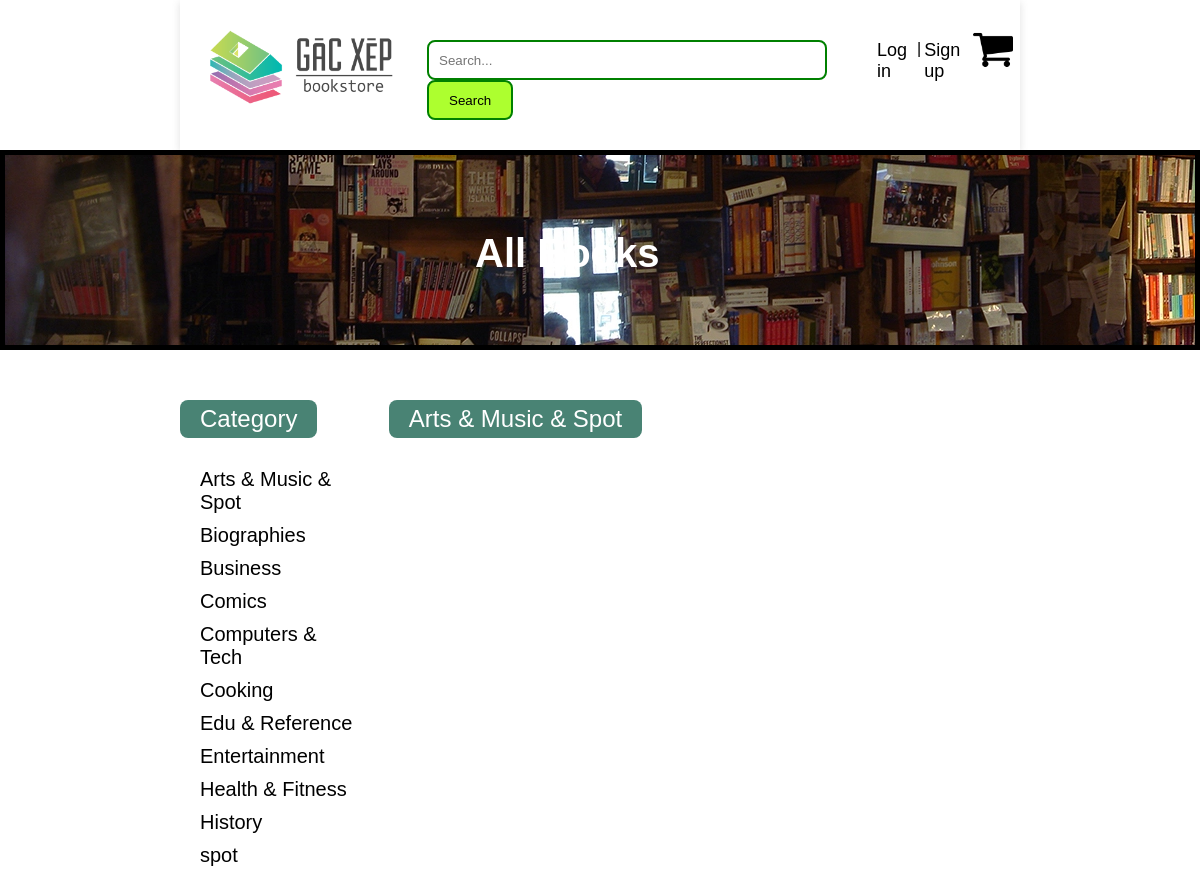
/FontEndBTEC/FontEndBTEC/ProductCate.php?id=13, run on the app's committed database.
### tables this page shows
CREATE TABLE `category` (
  `CategoryID` int(11) NOT NULL,
  `CategoryName` varchar(100) NOT NULL
);

### FontEndBTEC/FontEndBTEC/ProductCate.php (the view, shortened to what this page needs)
<!DOCTYPE html>
<html lang="en">
<head>
    <link rel="stylesheet" href="CSS/index.css">
</head>
<body>
    <div id="header">
        <div class="logo">
            <a href="index.php">
                <img src="IMG/logo.webp" width="200px" alt="">
            </a>
        </div>
        <div class="search">
            <form action="search.php" method="get">
                <input class="inputSearch" type="search" name="query" id="" placeholder="Search...">
                <input class="btnSearch" type="submit" value="Search">
            </form>
        </div>
        <div class="actionUser">
            <?php
            if (!isset($_SESSION['username'])) {
                echo "
                <a href='login.php'>Log in</a>
                <p>|</p>
                <a href='signup.php'>Sign up</a>";
            }
            ?>
            <a class="cartLogo" href="Cart.php">
                <div class="cartLogo">
                    <img src="IMG/cart.png" alt="" height="40px">
                </div>
            </a>
        </div>
    </div>
    <div class="imgTitle">
        <img src="IMG/bg_breadcrumb.jpg" alt="">
        <h2>All Books</h2>
    </div>
    <div id="content">
        <div class="left">
            <p class="titleContent">Category</p>
            <div class="cateList">
                <ul>
                    <?php
                    $connect = mysqli_connect('localhost', 'root', '', 'bookstore');
                    $sql = "SELECT * FROM category";
                    $result = mysqli_query($connect, $sql);
                    while ($row_product = mysqli_fetch_array($result)) {
                        $cate_id = $row_product['CategoryID'];
                        $cate_name = $row_product['CategoryName'];
                        echo "
                    <a href='ProductCate.php?id=$cate_id'><li>$cate_name</li></a>
                ";
                    }
                    ?>
                </ul>
            </div>
        </div>
        <div class="right">
            <?php
            $connect = mysqli_connect('localhost', 'root', '', 'bookstore');
            $param = $_GET['id'];
            $sql = "SELECT * FROM category WHERE CategoryID = $param";
            $result = mysqli_query($connect, $sql);
            while ($row_product = mysqli_fetch_array($result)) {
                $cate_name = $row_product['CategoryName'];
                echo "
                    <p class='titleContent'>$cate_name</p>
                ";
            }
            ?>
        </div>
    </div>
</body>
</html>

### FontEndBTEC/FontEndBTEC/ProductCate.php (style rules this page uses)
.cartLogo { position: relative; }
.cartLogo img { position: relative; }

### data on the page
category: CategoryName "Arts & Music & Spot"
category: CategoryName "Biographies"
category: CategoryName "Business"
category: CategoryName "Comics"
category: CategoryName "Computers & Tech"
category: CategoryName "Cooking"
category: CategoryName "Edu & Reference"
category: CategoryName "Entertainment"
category: CategoryName "Health & Fitness"
category: CategoryName "History"
category: CategoryName "spot"
